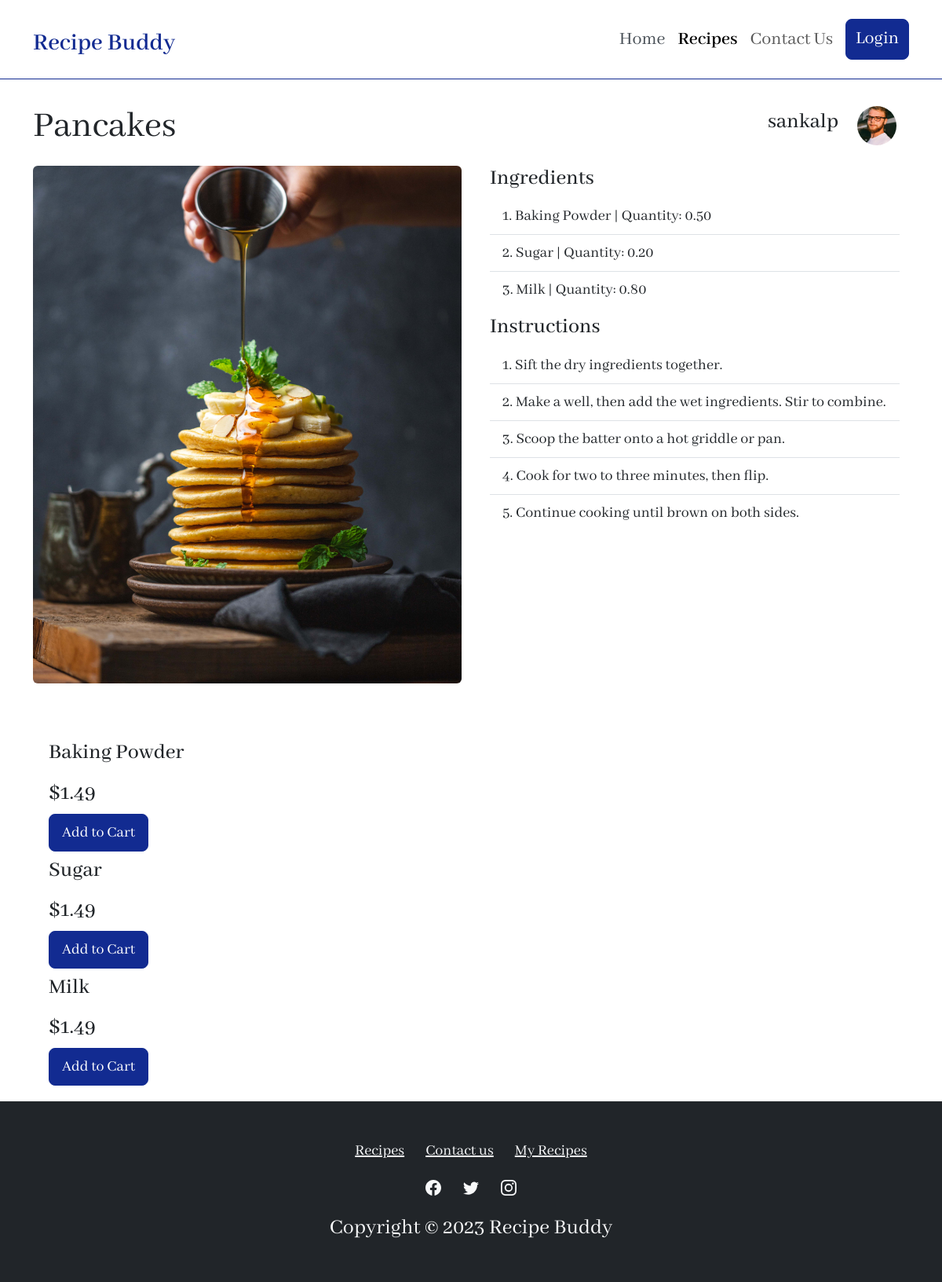
The app's page /showrecipe.php?id=2 with its own data.
### tables this page shows
CREATE TABLE `recipe` (
  `RecipeID` int(11) NOT NULL,
  `Title` varchar(100) NOT NULL,
  `Description` varchar(400) DEFAULT NULL,
  `RecipeImagePath` varchar(500) NOT NULL,
  `RecipeImageName` varchar(500) NOT NULL,
  `DateCreated` datetime NOT NULL DEFAULT current_timestamp()
);

CREATE TABLE `users` (
  `UserID` int(11) NOT NULL,
  `Username` varchar(50) NOT NULL,
  `Password` varchar(50) NOT NULL,
  `UserImagePath` varchar(500) NOT NULL,
  `UserImageName` varchar(500) NOT NULL,
  `Contact` varchar(15) DEFAULT NULL
);

CREATE TABLE `ingredients` (
  `IngredientID` int(11) NOT NULL,
  `Ingredient` varchar(50) NOT NULL,
  `Quantity` decimal(4,2) NOT NULL
);

CREATE TABLE `instructions` (
  `InstructionID` int(11) NOT NULL,
  `Instruction` varchar(300) NOT NULL
);

### showrecipe.php (the view, shortened to what this page needs)
<?php
include 'includes/db.php';
$ingredientsArray = array();
if (isset($_GET['id'])) {
  $id = $_GET['id'];
  $ingredient_sql = "SELECT recipe.RecipeID, recipe.RecipeImagePath, Title, ingredient, Quantity FROM recipe_ingredients
                      JOIN recipe ON recipe_ingredients.RecipeID = recipe.RecipeID
                      JOIN ingredients ON recipe_ingredients.IngredientID = ingredients.IngredientID
                      WHERE recipe.RecipeID = $id";
  $instructions_sql = "SELECT recipe.RecipeID, instructions.Instruction FROM recipe_instructions
                        JOIN recipe ON recipe_instructions.RecipeID = recipe.RecipeID
                        JOIN instructions ON recipe_instructions.InstructionsID = instructions.InstructionID
                        WHERE recipe.RecipeID = $id";
  $users_sql = "SELECT recipe.RecipeID,users.UserID, Username, UserImagePath FROM `recipe_users`
                  JOIN recipe ON recipe_users.RecipeID = recipe.RecipeID
                  JOIN users ON recipe_users.UserID = users.UserID
                  WHERE recipe.RecipeID = $id";
  $ingredient_result = mysqli_query($conn, $ingredient_sql);
  $ingredient_row = mysqli_fetch_assoc($ingredient_result);
  $instructions_result = mysqli_query($conn, $instructions_sql);
  $users_result = mysqli_query($conn, $users_sql);
  $users_row = mysqli_fetch_assoc($users_result);
  if ($ingredient_result) {
    while ($row = mysqli_fetch_assoc($ingredient_result)) {
      $ingredientsArray[] = $row;
    }
  }
}
?>
<!DOCTYPE html>
<html data-bs-theme="light" lang="en">
<head>
  <link
    rel="stylesheet"
    href="https://cdn.jsdelivr.net/npm/bootstrap@5.3.3/dist/css/bootstrap.min.css" />
  <link rel="stylesheet" href="assets/css/styles.min.css" />
</head>
<body style="font-family: 'Abhaya Libre', serif">
  <nav
    class="navbar navbar-expand-md sticky-top bg-body py-3"
    style="
        background: var(--bs-primary);
        border-bottom: 1px solid var(--bs-primary);
      ">
    <div class="container">
      <a class="navbar-brand d-flex align-items-center" href="index.php"><span
          class="fs-2 fw-semibold"
          style="color: var(--bs-primary); padding-top: 10px">Recipe Buddy</span></a>
      <div class="collapse navbar-collapse" id="navcol-2">
        <ul class="navbar-nav ms-auto">
          <li class="nav-item">
            <a
              class="nav-link active fs-4 fw-normal"
              href="index.php"
              style="
                  border-bottom-color: var(--bs-primary-text-emphasis);
                  color: var(--bs-dark-text-emphasis);
                ">Home</a>
          </li>
          <li class="nav-item">
            <a class="nav-link fs-4 fw-semibold active" href="recipes.php">Recipes</a>
          </li>
          <li class="nav-item">
            <a class="nav-link fs-4" href="contactus.php">Contact Us</a>
          </li>
          <?php
          if (isset($_SESSION['Username']) && $_SESSION['loggedin'] == true) {
            echo '<li class="nav-item"><a class="nav-link fs-4" href="cart.php">Cart</a></li>';
            echo '<li class="nav-item"><a class="nav-link fs-4" href="mybook.php">My Book</a></li>';
            echo '<li class="nav-item"><a class="nav-link fs-4" href="account.php">My Account</a></li>';
          } else {
            echo '<a class="btn btn-primary fs-4 ms-md-2" role="button" href="login.php" style="border-radius: 8px">Login</a>';
          }
          ?>
        </ul>
      </div>
    </div>
  </nav>
  <div
    class="container py-4 py-xl-5"
    style="padding-top: 8px; margin-top: -24px">
    <div class="row d-flex justify-content-between align-items-center flex-lg-row flex-sm-column">
      <div class="col mt-sm-2 mt-md-2">
        <h1 class="display-5" style="margin-bottom: 20px"><?php echo $ingredient_row['Title'] ?></h1>
      </div>
      <div class="col d-flex mb-sm-3 mb-md-3 justify-content-sm-start justify-content-md-start justify-content-lg-end">
        <div class="row ">
          <div class="col d-flex align-items-center">
            <h1 class="fs-3"><?php echo $users_row['Username'] ?></h1>
          </div>
          <div class="col">
            <img
              class="rounded-circle flex-shrink-0 me-3 fit-cover"
              width="50"
              height="50"
              src="<?php echo $users_row['UserImagePath']; ?>" />
          </div>
        </div>
      </div>
    </div>
    <div class="d-flex row flex-lg-row flex-xs-column flex-sm-column ">
      <div class="col mb-sm-3 mb-md-3">
        <img
          class="rounded w-100 h-100 fit-cover"
          style="min-height: 300px"
          src="<?php echo $ingredient_row['RecipeImagePath']; ?>" />
      </div>
      <div class="col">
        <div class="container d-flex flex-column">
          <h4 class="fs-3">Ingredients</h4>
          <ol class="list-group list-group-flush list-group-numbered fs-5 mb-2">
            <?php foreach ($ingredientsArray as $ingredient): ?>
              <li class="list-group-item"><?php echo $ingredient['ingredient']; ?> | Quantity: <?php echo $ingredient['Quantity']; ?></li>
            <?php endforeach; ?>
          </ol>
          <h4 class="fs-3">Instructions</h4>
          <ol class="list-group list-group-flush list-group-numbered fs-5">
            <?php while ($instructions_row = mysqli_fetch_assoc($instructions_result)): ?>
              <li class="list-group-item"><?php echo $instructions_row['Instruction']; ?></li>
            <?php endwhile; ?>
          </ol>
        </div>
      </div>
    </div>
  </div>
  <div
    class="container">
    <?php foreach ($ingredientsArray as $ingredient): ?>
      <div
        class="row d-flex m-2 d-xxl-flex flex-row justify-content-xxl-center align-items-xxl-center">
        <div class="col-md-12 col-xxl-6 d-xxl-flex align-items-xxl-center">
          <h3><?php echo $ingredient['ingredient']; ?></h3>
        </div>
        <div
          class="col d-xxl-flex justify-content-xxl-end align-items-xxl-center">
          <h3 style="padding-top: 10px; padding-right: 20px">$1.49</h3>
          <button
            class="btn btn-primary btn-lg d-xxl-flex justify-content-xxl-center align-items-xxl-center"
            type="button">
            Add to Cart
          </button>
        </div>
      </div>
    <?php endforeach; ?>
  </div>
  <div
    class="container d-sm-flex justify-content-sm-end align-items-sm-center"
    style="padding-bottom: 12px">
  </div>
  <footer class="text-center bg-dark">
    <div class="container text-white py-4 py-lg-5">
      <ul class="list-inline">
        <li class="list-inline-item me-4">
          <a class="fs-5 link-light" href="recipes.php">Recipes</a>
        </li>
        <li class="list-inline-item fs-5 me-4">
          <a class="fs-5 link-light" href="contactus.php">Contact us</a>
        </li>
        <li class="list-inline-item fs-5">
          <a class="fs-5 link-light" href="mybook.php">My Recipes</a>
        </li>
      </ul>
      <ul class="list-inline fs-5">
        <li class="list-inline-item fs-5 me-4">
        </li>
        <li class="list-inline-item fs-5 me-4">
        </li>
        <li class="list-inline-item fs-5">
        </li>
      </ul>
      <p class="fs-3 mb-0" style="color: var(--bs-tertiary-bg)">
        Copyright © 2023 Recipe Buddy
      </p>
    </div>
  </footer>
</body>
</html>

### records on screen
recipe: Title "Pancakes", users.Username "sankalp", ingredients.Ingredient "Baking Powder", ingredients.Quantity "0.50", ingredients.Ingredient "Sugar", ingredients.Quantity "0.20", ingredients.Ingredient "Milk", ingredients.Quantity "0.80", instructions.Instruction "Sift the dry ingredients together.", instructions.Instruction "Make a well, then add the wet ingredients. Stir to combine.", instructions.Instruction "Scoop the batter onto a hot griddle or pan.", instructions.Instruction "Cook for two to three minutes, then flip.", instructions.Instruction "Continue cooking until brown on both sides."
